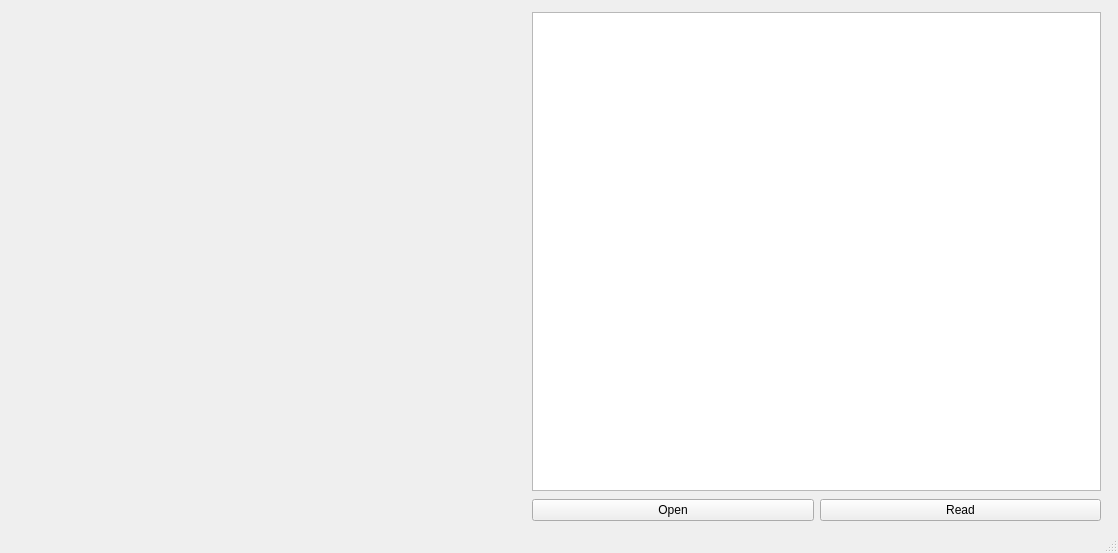
<?xml version="1.0" encoding="UTF-8"?>
<ui version="4.0">
 <class>LabelReader</class>
 <widget class="QMainWindow" name="LabelReader">
  <property name="geometry">
   <rect>
    <x>0</x>
    <y>0</y>
    <width>1118</width>
    <height>553</height>
   </rect>
  </property>
  <property name="minimumSize">
   <size>
    <width>1118</width>
    <height>553</height>
   </size>
  </property>
  <property name="maximumSize">
   <size>
    <width>1118</width>
    <height>553</height>
   </size>
  </property>
  <property name="windowTitle">
   <string>Object Recognizer</string>
  </property>
  <property name="windowIcon">
   <iconset>
    <normaloff>label.png</normaloff>label.png</iconset>
  </property>
  <widget class="QWidget" name="centralwidget">
   <widget class="QWidget" name="horizontalLayoutWidget_2">
    <property name="geometry">
     <rect>
      <x>20</x>
      <y>10</y>
      <width>1091</width>
      <height>514</height>
     </rect>
    </property>
    <layout class="QHBoxLayout" name="horizontalLayout_2">
     <item>
      <widget class="QLabel" name="pic">
       <property name="maximumSize">
        <size>
         <width>490</width>
         <height>479</height>
        </size>
       </property>
       <property name="text">
        <string/>
       </property>
       <property name="pixmap">
        <pixmap>label.png</pixmap>
       </property>
       <property name="scaledContents">
        <bool>true</bool>
       </property>
       <property name="wordWrap">
        <bool>false</bool>
       </property>
      </widget>
     </item>
     <item>
      <layout class="QVBoxLayout" name="verticalLayout">
       <item>
        <widget class="QTextBrowser" name="result">
         <property name="minimumSize">
          <size>
           <width>569</width>
           <height>479</height>
          </size>
         </property>
         <property name="maximumSize">
          <size>
           <width>569</width>
           <height>479</height>
          </size>
         </property>
        </widget>
       </item>
       <item>
        <layout class="QHBoxLayout" name="horizontalLayout">
         <item>
          <widget class="QPushButton" name="openb">
           <property name="text">
            <string>Open</string>
           </property>
          </widget>
         </item>
         <item>
          <widget class="QPushButton" name="readb">
           <property name="text">
            <string>Read</string>
           </property>
          </widget>
         </item>
        </layout>
       </item>
      </layout>
     </item>
    </layout>
   </widget>
  </widget>
  <widget class="QStatusBar" name="statusbar"/>
 </widget>
 <resources/>
 <connections/>
</ui>
